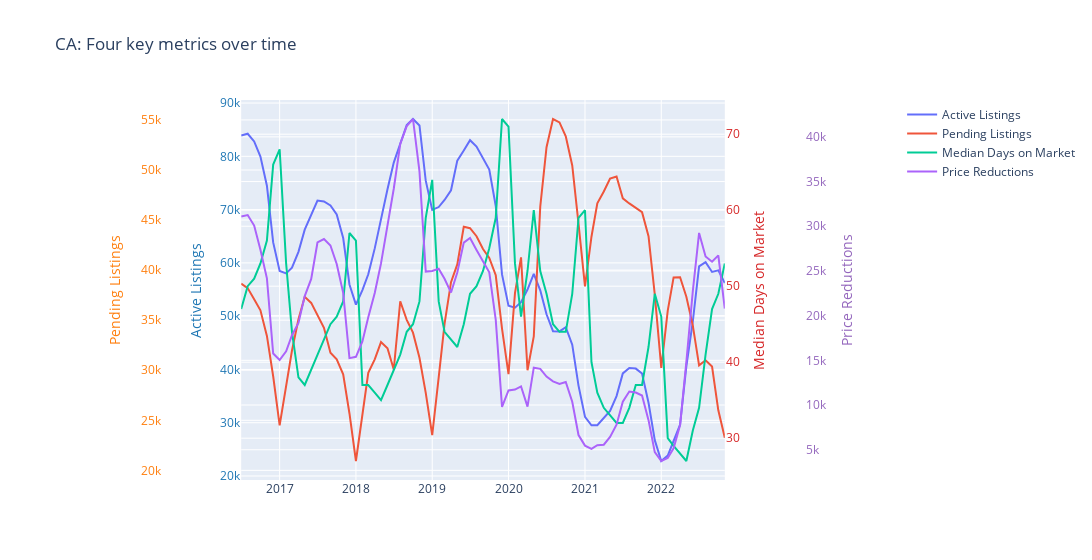
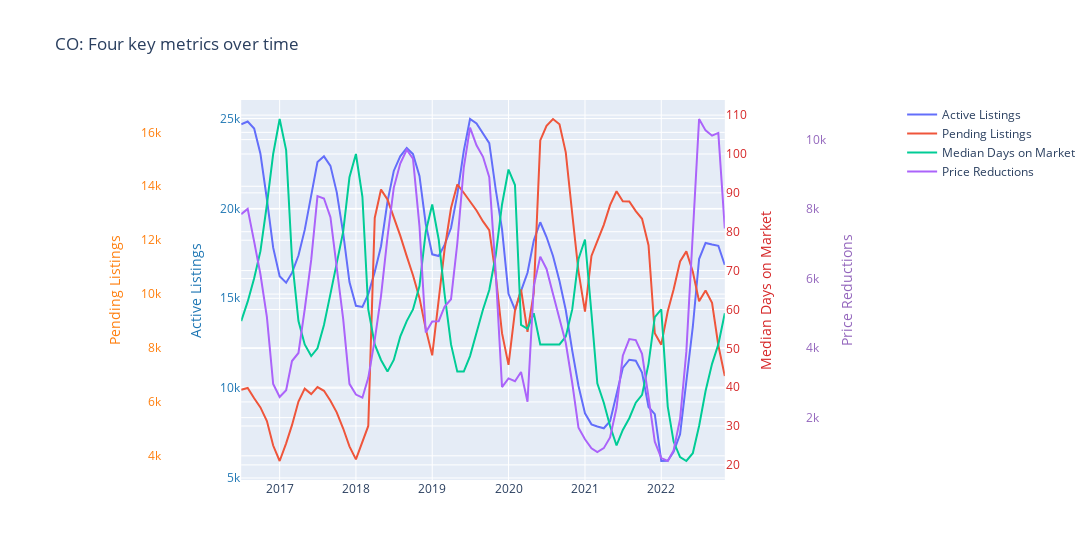
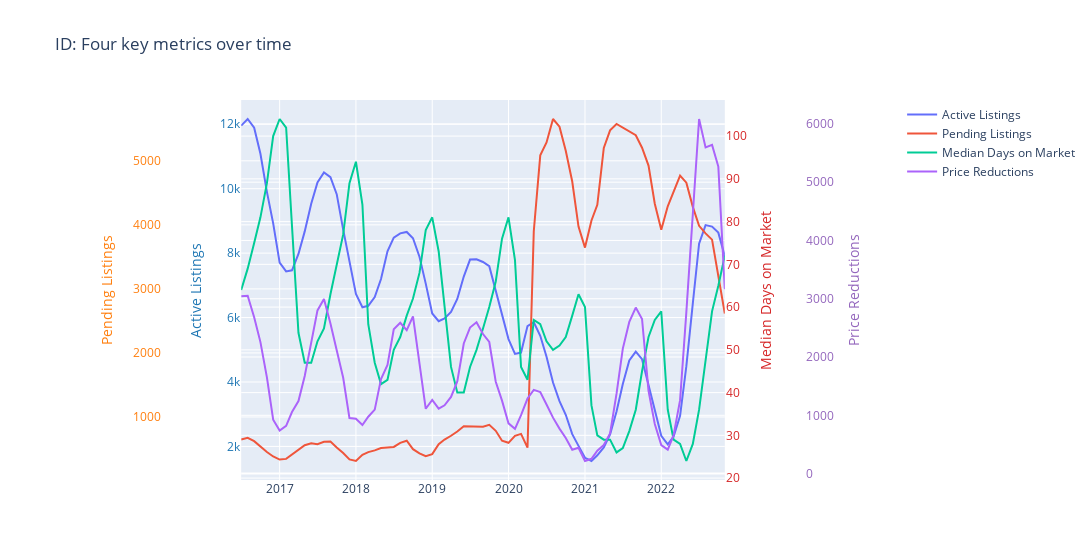

Write notebook code for charts like these, in order.
### Markdown cell above
### State by state look at key metrics

### Code cell
states = ['CA','CO','ID','IL']

for i in states:
        st = (df.query("state ==@i")
        .loc[:,('month','month_num','year','active_listings','pending_listings','med_dom','price_reductions')]
        )

        quad_yaxis_plot(x = st.month, 
                        y1 = st.active_listings, 
                        y2 = st.pending_listings,
                        y3 = st.med_dom, 
                        y4 = st.price_reductions,
                        plot_title = i + ': Four key metrics over time', 
                        x_title = 'month', 
                        y1_title = 'Active Listings', 
                        y2_title = 'Pending Listings', 
                        y3_title = 'Median Days on Market', 
                        y4_title = 'Price Reductions').show()#(renderer = 'svg')
